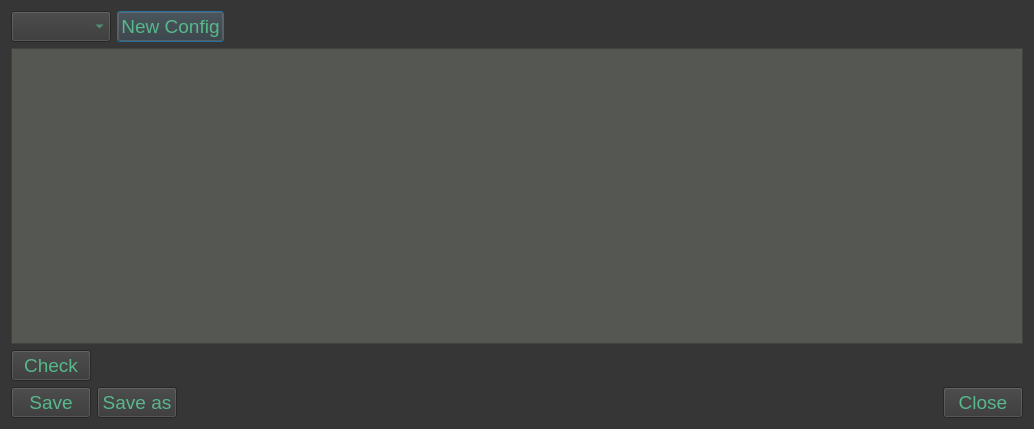
<?xml version="1.0" encoding="UTF-8"?>
<ui version="4.0">
 <class>Dialog</class>
 <widget class="QDialog" name="Dialog">
  <property name="geometry">
   <rect>
    <x>0</x>
    <y>0</y>
    <width>1034</width>
    <height>429</height>
   </rect>
  </property>
  <property name="windowTitle">
   <string>Dialog</string>
  </property>
  <property name="styleSheet">
   <string notr="true">QWidget
{
	color: rgb(86, 184, 139);
	background-color: rgb(54, 54, 54);
    font: 14pt
}

QTextEdit
{
	background-color: rgb(85, 87, 83);
}

QLabel#errorLabel
{
	color: rgb(217, 174, 23);
}</string>
  </property>
  <layout class="QVBoxLayout" name="verticalLayout_2">
   <item>
    <layout class="QHBoxLayout" name="horizontalLayout">
     <item>
      <widget class="QComboBox" name="envbox"/>
     </item>
     <item>
      <widget class="QPushButton" name="createButton">
       <property name="text">
        <string>New Config</string>
       </property>
      </widget>
     </item>
     <item>
      <spacer name="horizontalSpacer">
       <property name="orientation">
        <enum>Qt::Horizontal</enum>
       </property>
       <property name="sizeHint" stdset="0">
        <size>
         <width>40</width>
         <height>20</height>
        </size>
       </property>
      </spacer>
     </item>
    </layout>
   </item>
   <item>
    <layout class="QVBoxLayout" name="verticalLayout">
     <item>
      <widget class="QTextEdit" name="envEdit"/>
     </item>
     <item>
      <layout class="QHBoxLayout" name="horizontalLayout_4">
       <item>
        <widget class="QPushButton" name="checkButton">
         <property name="text">
          <string>Check</string>
         </property>
        </widget>
       </item>
       <item>
        <spacer name="horizontalSpacer_3">
         <property name="orientation">
          <enum>Qt::Horizontal</enum>
         </property>
         <property name="sizeHint" stdset="0">
          <size>
           <width>40</width>
           <height>20</height>
          </size>
         </property>
        </spacer>
       </item>
       <item>
        <widget class="QLabel" name="errorLabel">
         <property name="text">
          <string/>
         </property>
        </widget>
       </item>
      </layout>
     </item>
    </layout>
   </item>
   <item>
    <layout class="QHBoxLayout" name="horizontalLayout_2">
     <item>
      <widget class="QPushButton" name="saveButton">
       <property name="text">
        <string>Save</string>
       </property>
      </widget>
     </item>
     <item>
      <widget class="QPushButton" name="saveasButton">
       <property name="text">
        <string>Save as</string>
       </property>
      </widget>
     </item>
     <item>
      <spacer name="horizontalSpacer_2">
       <property name="orientation">
        <enum>Qt::Horizontal</enum>
       </property>
       <property name="sizeHint" stdset="0">
        <size>
         <width>40</width>
         <height>20</height>
        </size>
       </property>
      </spacer>
     </item>
     <item>
      <widget class="QPushButton" name="closeButton">
       <property name="text">
        <string>Close</string>
       </property>
      </widget>
     </item>
    </layout>
   </item>
  </layout>
 </widget>
 <resources/>
 <connections/>
</ui>
